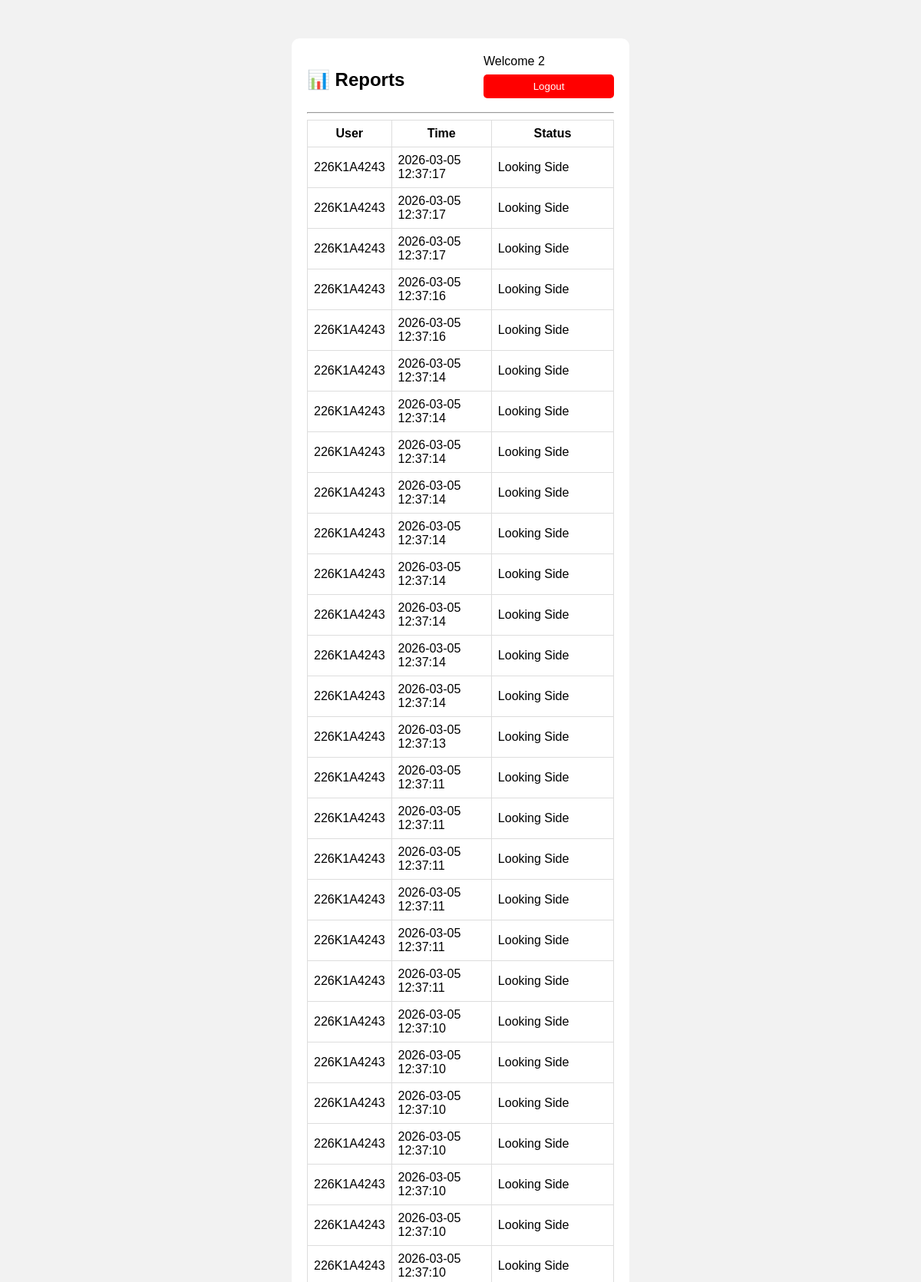
/report (signed in, upper part), run on the app's committed database.
### tables this page shows
CREATE TABLE logs (
        id INTEGER PRIMARY KEY AUTOINCREMENT,
        username TEXT,
        date_time TEXT,
        status TEXT
    );

### app.py (the view)
@app.route("/report")
@role_required("admin")
def report():
    conn = sqlite3.connect("drowsiness.db")
    c = conn.cursor()
    c.execute("SELECT * FROM logs ORDER BY id DESC")
    logs = c.fetchall()
    conn.close()
    return render_template("report.html", logs=logs)

### app.py (called while the page is built)
def role_required(role):
    def decorator(f):
        @wraps(f)
        def wrapper(*args, **kwargs):
            if "user" not in session:
                return redirect("/login")
            if session["role"] != role:
                return "Access Denied"
            return f(*args, **kwargs)
        return wrapper
    return decorator

### templates/report.html (shortened to what this page needs)
<!DOCTYPE html>
<html>
<head>
    <link rel="stylesheet" href="{{ url_for('static', filename='style.css') }}">
</head>
<body>
<div class="container">
    <div style="display:flex; justify-content:space-between; align-items:center;">
        <h2>📊 Reports</h2>
        <div>
            <span style="margin-right:15px;">
                Welcome {{ session['user'] }}
            </span>
            <a href="{{ url_for('logout') }}">
                <button class="btn btn-danger">Logout</button>
            </a>
        </div>
    </div>
    <hr>
    <table>
        <tr>
            <th>User</th>
            <th>Time</th>
            <th>Status</th>
        </tr>
        {% for log in logs %}
        <tr>
            <td>{{ log[1] }}</td>
            <td>{{ log[2] }}</td>
            <td>{{ log[3] }}</td>
        </tr>
        {% endfor %}
    </table>
</div>
</body>
</html>

### static/style.css (style rules this page uses)
body { font-family: Arial; background: #f2f2f2; }
.container { width: 400px; margin: 50px auto; padding: 20px; background: white; border-radius: 10px; }
input, button { width: 100%; padding: 8px; margin: 8px 0; }
button { background: #28a745; color: white; border: none; }
table { width: 100%; border-collapse: collapse; }
td, th { border: 1px solid #ddd; padding: 8px; }
.btn-danger { background: red; color: white; padding: 8px 15px; border: none; border-radius: 5px; cursor: pointer; }

### data on the page
logs: username "226K1A4243", date_time "2026-03-05 12:37:17", status "Looking Side"
logs: username "226K1A4243", date_time "2026-03-05 12:37:17", status "Looking Side"
logs: username "226K1A4243", date_time "2026-03-05 12:37:17", status "Looking Side"
logs: username "226K1A4243", date_time "2026-03-05 12:37:16", status "Looking Side"
logs: username "226K1A4243", date_time "2026-03-05 12:37:16", status "Looking Side"
logs: username "226K1A4243", date_time "2026-03-05 12:37:14", status "Looking Side"
logs: username "226K1A4243", date_time "2026-03-05 12:37:14", status "Looking Side"
logs: username "226K1A4243", date_time "2026-03-05 12:37:14", status "Looking Side"
logs: username "226K1A4243", date_time "2026-03-05 12:37:14", status "Looking Side"
logs: username "226K1A4243", date_time "2026-03-05 12:37:14", status "Looking Side"
logs: username "226K1A4243", date_time "2026-03-05 12:37:14", status "Looking Side"
logs: username "226K1A4243", date_time "2026-03-05 12:37:14", status "Looking Side"
logs: username "226K1A4243", date_time "2026-03-05 12:37:14", status "Looking Side"
logs: username "226K1A4243", date_time "2026-03-05 12:37:14", status "Looking Side"
logs: username "226K1A4243", date_time "2026-03-05 12:37:13", status "Looking Side"
logs: username "226K1A4243", date_time "2026-03-05 12:37:11", status "Looking Side"
logs: username "226K1A4243", date_time "2026-03-05 12:37:11", status "Looking Side"
logs: username "226K1A4243", date_time "2026-03-05 12:37:11", status "Looking Side"
logs: username "226K1A4243", date_time "2026-03-05 12:37:11", status "Looking Side"
logs: username "226K1A4243", date_time "2026-03-05 12:37:11", status "Looking Side"
logs: username "226K1A4243", date_time "2026-03-05 12:37:11", status "Looking Side"
logs: username "226K1A4243", date_time "2026-03-05 12:37:10", status "Looking Side"
logs: username "226K1A4243", date_time "2026-03-05 12:37:10", status "Looking Side"
logs: username "226K1A4243", date_time "2026-03-05 12:37:10", status "Looking Side"
logs: username "226K1A4243", date_time "2026-03-05 12:37:10", status "Looking Side"
logs: username "226K1A4243", date_time "2026-03-05 12:37:10", status "Looking Side"
logs: username "226K1A4243", date_time "2026-03-05 12:37:10", status "Looking Side"
logs: username "226K1A4243", date_time "2026-03-05 12:37:10", status "Looking Side"

### other printed values
{{ session['user'] }} "2"
